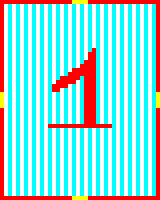

A 2D game scene composited from a Tiled map and its tileset images. What follows is a short description and the map's XML, with every tile layer's data as written:
An orthogonal 40x50 tile map with 4x4 px tiles, 1 tile layer (map).

<map version="1.0" orientation="orthogonal" renderorder="right-down" width="40" height="50" tilewidth="4" tileheight="4" nextobjectid="1">
 <tileset firstgid="1" name="tiles" tilewidth="4" tileheight="4">
  <image source="../assets/tiles.png" width="24" height="24" />
 </tileset>
 <layer name="map" width="40" height="50">
  <data encoding="csv">
1,1,1,1,1,1,1,1,1,1,1,1,1,1,1,1,1,1,30,30,30,30,1,1,1,1,1,1,1,1,1,1,1,1,1,1,1,1,1,1,
1,33,34,33,34,33,34,33,34,33,34,33,34,33,34,33,34,33,34,33,34,33,34,33,34,33,34,33,34,33,34,33,34,33,34,33,34,33,34,1,
1,33,34,33,34,33,34,33,34,33,34,33,34,33,34,33,34,33,34,33,34,33,34,33,34,33,34,33,34,33,34,33,34,33,34,33,34,33,34,1,
1,33,34,33,34,33,34,33,34,33,34,33,34,33,34,33,34,33,34,33,34,33,34,33,34,33,34,33,34,33,34,33,34,33,34,33,34,33,34,1,
1,33,34,33,34,33,34,33,34,33,34,33,34,33,34,33,34,33,34,33,34,33,34,33,34,33,34,33,34,33,34,33,34,33,34,33,34,33,34,1,
1,33,34,33,34,33,34,33,34,33,34,33,34,33,34,33,34,33,34,33,34,33,34,33,34,33,34,33,34,33,34,33,34,33,34,33,34,33,34,1,
1,33,34,33,34,33,34,33,34,33,34,33,34,33,34,33,34,33,34,33,34,33,34,33,34,33,34,33,34,33,34,33,34,33,34,33,34,33,34,1,
1,33,34,33,34,33,34,33,34,33,34,33,34,33,34,33,34,33,34,33,34,33,34,33,34,33,34,33,34,33,34,33,34,33,34,33,34,33,34,1,
1,33,34,33,34,33,34,33,34,33,34,33,34,33,34,33,34,33,34,33,34,33,34,33,34,33,34,33,34,33,34,33,34,33,34,33,34,33,34,1,
1,33,34,33,34,33,34,33,34,33,34,33,34,33,34,33,34,33,34,33,34,33,34,33,34,33,34,33,34,33,34,33,34,33,34,33,34,33,34,1,
1,33,34,33,34,33,34,33,34,33,34,33,34,33,34,33,34,33,34,33,34,33,34,33,34,33,34,33,34,33,34,33,34,33,34,33,34,33,34,1,
1,33,34,33,34,33,34,33,34,33,34,33,34,33,34,33,34,33,34,33,34,33,34,33,34,33,34,33,34,33,34,33,34,33,34,33,34,33,34,1,
1,33,34,33,34,33,34,33,34,33,34,33,34,33,34,33,34,33,34,33,34,33,34,3,34,33,34,33,34,33,34,33,34,33,34,33,34,33,34,1,
1,33,34,33,34,33,34,33,34,33,34,33,34,33,34,33,34,33,34,33,34,33,3,3,34,33,34,33,34,33,34,33,34,33,34,33,34,33,34,1,
1,33,34,33,34,33,34,33,34,33,34,33,34,33,34,33,34,33,34,33,34,33,3,3,34,33,34,33,34,33,34,33,34,33,34,33,34,33,34,1,
1,33,34,33,34,33,34,33,34,33,34,33,34,33,34,33,34,33,34,33,34,3,3,3,34,33,34,33,34,33,34,33,34,33,34,33,34,33,34,1,
1,33,34,33,34,33,34,33,34,33,34,33,34,33,34,33,34,33,34,33,3,3,3,3,34,33,34,33,34,33,34,33,34,33,34,33,34,33,34,1,
1,33,34,33,34,33,34,33,34,33,34,33,34,33,34,33,34,33,3,3,3,3,3,3,34,33,34,33,34,33,34,33,34,33,34,33,34,33,34,1,
1,33,34,33,34,33,34,33,34,33,34,33,34,33,34,33,34,3,3,3,3,3,3,3,34,33,34,33,34,33,34,33,34,33,34,33,34,33,34,1,
1,33,34,33,34,33,34,33,34,33,34,33,34,33,34,3,3,3,3,3,34,3,3,3,34,33,34,33,34,33,34,33,34,33,34,33,34,33,34,1,
1,33,34,33,34,33,34,33,34,33,34,33,34,33,3,3,3,3,3,33,34,3,3,3,34,33,34,33,34,33,34,33,34,33,34,33,34,33,34,1,
1,33,34,33,34,33,34,33,34,33,34,33,34,3,3,3,3,33,34,33,34,3,3,3,34,33,34,33,34,33,34,33,34,33,34,33,34,33,34,1,
1,33,34,33,34,33,34,33,34,33,34,33,34,3,3,33,34,33,34,33,34,3,3,3,34,33,34,33,34,33,34,33,34,33,34,33,34,33,34,1,
30,33,34,33,34,33,34,33,34,33,34,33,34,33,34,33,34,33,34,33,34,3,3,3,34,33,34,33,34,33,34,33,34,33,34,33,34,33,34,30,
30,33,34,33,34,33,34,33,34,33,34,33,34,33,34,33,34,33,34,33,34,3,3,3,34,33,34,33,34,33,34,33,34,33,34,33,34,33,34,30,
30,33,34,33,34,33,34,33,34,33,34,33,34,33,34,33,34,33,34,33,34,3,3,3,34,33,34,33,34,33,34,33,34,33,34,33,34,33,34,30,
30,33,34,33,34,33,34,33,34,33,34,33,34,33,34,33,34,33,34,33,34,3,3,3,34,33,34,33,34,33,34,33,34,33,34,33,34,33,34,30,
1,33,34,33,34,33,34,33,34,33,34,33,34,33,34,33,34,33,34,33,34,3,3,3,34,33,34,33,34,33,34,33,34,33,34,33,34,33,34,1,
1,33,34,33,34,33,34,33,34,33,34,33,34,33,34,33,34,33,34,33,34,3,3,3,34,33,34,33,34,33,34,33,34,33,34,33,34,33,34,1,
1,33,34,33,34,33,34,33,34,33,34,33,34,33,34,33,34,33,34,33,34,3,3,3,34,33,34,33,34,33,34,33,34,33,34,33,34,33,34,1,
1,33,34,33,34,33,34,33,34,33,34,33,34,33,34,33,34,33,34,33,34,3,3,3,34,33,34,33,34,33,34,33,34,33,34,33,34,33,34,1,
1,33,34,33,34,33,34,33,34,33,34,33,3,3,3,3,3,3,3,3,3,3,3,3,3,3,3,3,34,33,34,33,34,33,34,33,34,33,34,1,
1,33,34,33,34,33,34,33,34,33,34,33,34,33,34,33,34,33,34,33,34,33,34,33,34,33,34,33,34,33,34,33,34,33,34,33,34,33,34,1,
1,33,34,33,34,33,34,33,34,33,34,33,34,33,34,33,34,33,34,33,34,33,34,33,34,33,34,33,34,33,34,33,34,33,34,33,34,33,34,1,
1,33,34,33,34,33,34,33,34,33,34,33,34,33,34,33,34,33,34,33,34,33,34,33,34,33,34,33,34,33,34,33,34,33,34,33,34,33,34,1,
1,33,34,33,34,33,34,33,34,33,34,33,34,33,34,33,34,33,34,33,34,33,34,33,34,33,34,33,34,33,34,33,34,33,34,33,34,33,34,1,
1,33,34,33,34,33,34,33,34,33,34,33,34,33,34,33,34,33,34,33,34,33,34,33,34,33,34,33,34,33,34,33,34,33,34,33,34,33,34,1,
1,33,34,33,34,33,34,33,34,33,34,33,34,33,34,33,34,33,34,33,34,33,34,33,34,33,34,33,34,33,34,33,34,33,34,33,34,33,34,1,
1,33,34,33,34,33,34,33,34,33,34,33,34,33,34,33,34,33,34,33,34,33,34,33,34,33,34,33,34,33,34,33,34,33,34,33,34,33,34,1,
1,33,34,33,34,33,34,33,34,33,34,33,34,33,34,33,34,33,34,33,34,33,34,33,34,33,34,33,34,33,34,33,34,33,34,33,34,33,34,1,
1,33,34,33,34,33,34,33,34,33,34,33,34,33,34,33,34,33,34,33,34,33,34,33,34,33,34,33,34,33,34,33,34,33,34,33,34,33,34,1,
1,33,34,33,34,33,34,33,34,33,34,33,34,33,34,33,34,33,34,33,34,33,34,33,34,33,34,33,34,33,34,33,34,33,34,33,34,33,34,1,
1,33,34,33,34,33,34,33,34,33,34,33,34,33,34,33,34,33,34,33,34,33,34,33,34,33,34,33,34,33,34,33,34,33,34,33,34,33,34,1,
1,33,34,33,34,33,34,33,34,33,34,33,34,33,34,33,34,33,34,33,34,33,34,33,34,33,34,33,34,33,34,33,34,33,34,33,34,33,34,1,
1,33,34,33,34,33,34,33,34,33,34,33,34,33,34,33,34,33,34,33,34,33,34,33,34,33,34,33,34,33,34,33,34,33,34,33,34,33,34,1,
1,33,34,33,34,33,34,33,34,33,34,33,34,33,34,33,34,33,34,33,34,33,34,33,34,33,34,33,34,33,34,33,34,33,34,33,34,33,34,1,
1,33,34,33,34,33,34,33,34,33,34,33,34,33,34,33,34,33,34,33,34,33,34,33,34,33,34,33,34,33,34,33,34,33,34,33,34,33,34,1,
1,33,34,33,34,33,34,33,34,33,34,33,34,33,34,33,34,33,34,33,34,33,34,33,34,33,34,33,34,33,34,33,34,33,34,33,34,33,34,1,
1,33,34,33,34,33,34,33,34,33,34,33,34,33,34,33,34,33,34,33,34,33,34,33,34,33,34,33,34,33,34,33,34,33,34,33,34,33,34,1,
1,1,1,1,1,1,1,1,1,1,1,1,1,1,1,1,1,1,30,30,30,30,1,1,1,1,1,1,1,1,1,1,1,1,1,1,1,1,1,1
</data>
 </layer>
</map>
